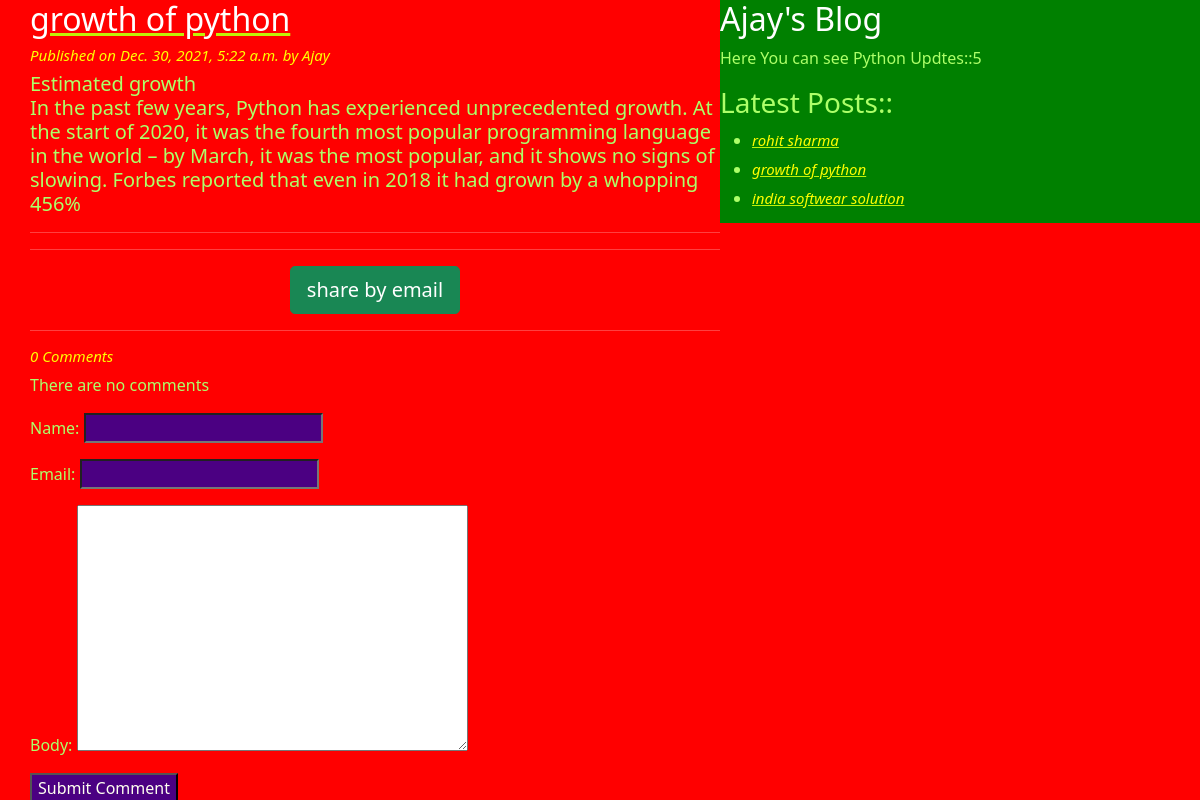
Screenshot of /2021/12/30/growth-of-python/ with the database file from the repository.
### bloga/models.py (models this page shows, shortened)
class Post(models.Model):
 STATUS_CHOICES=(('draft','Draft'),('published','Published'))
 title=models.CharField(max_length=256)
 slug=models.SlugField(max_length=264,unique_for_date='publish')
 author=models.ForeignKey(User,related_name='blog_posts',on_delete=models.CASCADE)
 body=models.TextField()
 publish=models.DateTimeField(default=timezone.now)
 created=models.DateTimeField(auto_now_add=True)
 updated=models.DateTimeField(auto_now=True)
 status=models.CharField(max_length=10,choices=STATUS_CHOICES,default='draft')
 objects=CustomManager()
 tags=TaggableManager()
 class Meta:
  ordering=("-publish",)
 def get_absolute_url(self):
  return reverse('post_detail',
       args=[self.publish.year,
       self.publish.strftime('%m'),
       self.publish.strftime('%d'),
       self.slug])

### bloga/views.py (the view)
def post_detail_view(request,year,month,day,post):
 post=get_object_or_404(Post,
                                slug=post,
                                status='published',
                                publish__year=year,
                                publish__month=month,
                                publish__day=day,)
 comments=post.comments.filter(active=True)
 csubmit=False
 if request.method=='POST':
  form=CommentsForm(data=request.POST)
  if form.is_valid():
    new_comment=form.save(commit=False)
    new_comment.post=post
    new_comment.save()
    csubmit=True
 else:
  form=CommentsForm()
 return render(request,'bloga/post_detail.html',{'post':post,'form':form,'comments':comments,'csubmit':csubmit})

### bloga/forms.py
class CommentsForm(forms.ModelForm):
 class Meta:
  model=Commentm
  fields=('name','email','body')

### bloga/models.py (called while the page is built)
      def get_queryset(self):
            return super().get_queryset().filter(status='published')

### bloga/templatetags/blog_tags.py (called while the page is built)
@register.simple_tag
def total_posts():
 return Post.objects.count()

@register.inclusion_tag('bloga/latest_posts123.html')
def show_latest_post():
 latest_posts=Post.objects.order_by('-publish')[:3]
 return {'latest_posts':latest_posts}

### templates/bloga/post_detail.html (shortened to what this page needs)
<!DOCTYPE html>
{% extends 'bloga/base.html' %}
{% block content %}
                <a href=""><h2>{{post.title}}</h2></a>
            <h4>Published on {{post.publish}} by {{post.author | title}}</h4>
            <h5>{{post.body|linebreaks}}</h5><hr><hr>
            <div class="container" align='center'>
            <a href="/{{post.id}}/share" class="btn btn-lg btn-success">share by email</a>
            </div>
            {% with comments.count as comments_count %}
            <hr><h4>{{comments_count}} Comment{{comments_count|pluralize}}</h4>
            {%endwith%}
        {% if comments %}
            {% for comment in comments%}
                <div id="comment" class="container">
                    <p id="com"> Comment {{forloop.counter}} by {{comment.name}} on {{comment.created}}</p>
                    <div class="cb">{{comment.body|linebreaks}}</div>
                    </div>
            {%endfor%}
            {%else%}
                <p>There are no comments</p>
        {%endif%}
            {% if csubmit %}
            {%else%}
                <form method="post">
                    {{form.as_p}}
                    <input type="submit" name="" value="Submit Comment" >
                </form>
            {%endif%}
  {% endblock %}

### templates/bloga/latest_posts123.html
<ul>
 {% for post in latest_posts %}
    <li>   <a href="{{post.get_absolute_url}}"><h4>{{post.title}}</h4></a>
    </li>
 {%endfor%}
   </ul>

### static/css/blog.css (style rules this page uses)
h2 { color: white; font-style: Bold; }
h4 { color:yellow; font-size: 15px; font-style: italic; }
body { background-color: red; }
a { color: #bff207; }
body { color: rgb(173, 255, 105); }
input { background-color: indigo; color: ivory; }

### templates/bloga/post_detail.html (style rules this page uses)
hr { color: white; }

### rows the page displays
Post: publish "Dec. 30, 2021, 5:22 a.m.", author "Ajay", body "Estimated growth In the past few years, Python has experienced unprecedented growth. At the start of 2020, it was the fourth most popular programming language in the world – by March, it was the most popular, and it shows no signs of slowing. Forbes reported that even in 2018 it had grown by a whopping 456%", title "growth of python"
Post: title "rohit sharma"
Post: title "india softwear solution"

### other values shown
{{ comments_count }} "0"
